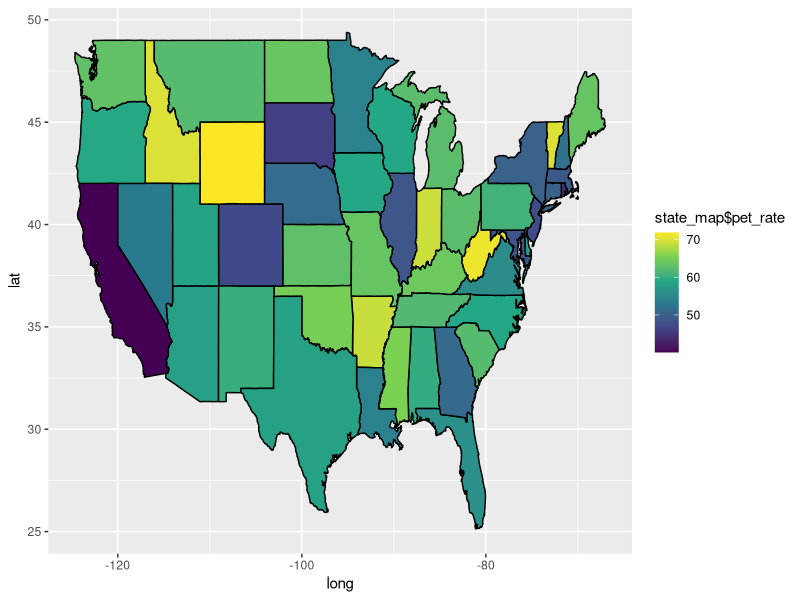

Reproduce this figure in R.
## ---- chunk 1
knitr::opts_chunk$set(echo = TRUE)
## ---- chunk 2
library(here)
library(ggplot2)
library(dplyr)
library(maps)
## ---- chunk 3
catOwnership <- read.csv(here("Data", "CatOwnershipRate2016.csv"))
                          
dogOwnership <- read.csv(here("Data", "DogOwnershipRate2016.csv"))
                          
petOwnership <- read.csv(here("Data", "PetOwnershipRate.csv"))

state_map <- map_data("state")



head(catOwnership)
head(dogOwnership)
head(petOwnership)
head(state_map)


## ---- chunk 4

colnames(state_map) <- c("long", "lat", "group", "order", "region", "subregion")

head(state_map)


colnames(catOwnership) <- c("cat_ranking", "region", "cat_rate")
head(catOwnership)


colnames(dogOwnership) <- c("dog_ranking", "region", "dog_rate")
head(dogOwnership)


colnames(petOwnership) <- c("pet_ranking", "region", "pet_rate")
head(petOwnership)


## ---- chunk 5
catOwnership$region <- tolower(catOwnership$region)
head(catOwnership)

dogOwnership$region <- tolower(dogOwnership$region)
head(dogOwnership)

petOwnership$region <- tolower(petOwnership$region)
head(petOwnership)
## ---- chunk 6
state_map <- left_join(state_map, catOwnership, by = "region")

state_map <- left_join(state_map, dogOwnership, by = "region")

state_map <- left_join(state_map, petOwnership, by = "region")

head(state_map)

## ---- chunk 7
discr_graph1 <- ggplot(state_map, aes(x = long, y = lat, group = group)) + geom_polygon(aes(fill = state_map$pet_rate), color = "black") + scale_fill_viridis_c()


discr_graph1
